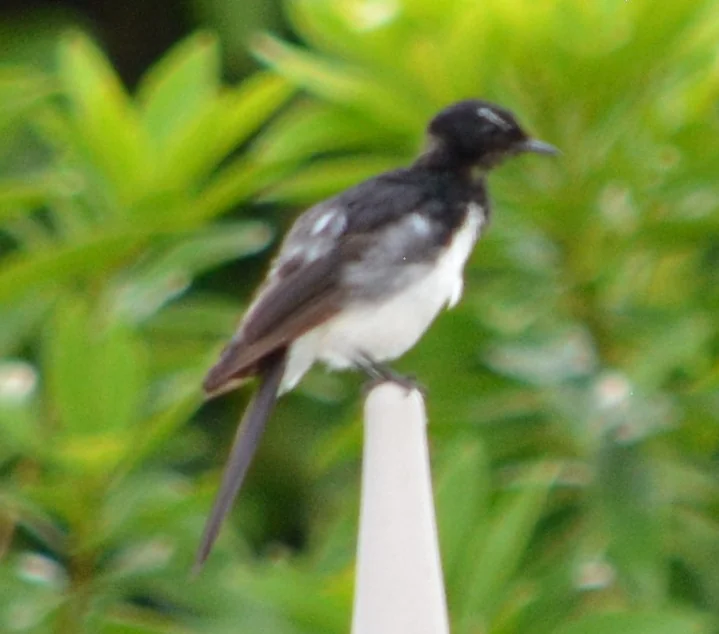
#> input picture images/img01.webp, 719 x 634 px, given in place of 09_White_Truck_Zoom_Blur_Rain.png, which was not available
$ python run_pipea_v2.py
#> lines starting #> are read from the running program, lines starting #| are printed output that depends on the picture; pictures that were not available may be replaced by others from this repository, and a replacement may not be noted
"""Pipe A v2 = γ=0.75 + CLAHE 5.0 + sat 1.2 + FFTformer (max-side 1024) + unsharp 200.

Plus Plan I+ v2 submission variants:
  09 v2: γ=1.0 + CLAHE 5.0 + sat 1.2 + FFTf + unsharp 200 + masked text sharpen
  08 v2: γ=0.70 + CLAHE 5.0 + sat 1.25 + FFTf + unsharp 200

Outputs:
  results/pipeA_v2_full/             — Pipe A v2 baseline on all 15 images
  results/pipe_09_v2_text_sharp/     — final 09 submission (v2)
  results/pipe_08_v2_final/          — final 08 submission (v2)
"""
import subprocess
import sys
from pathlib import Path

import cv2
import numpy as np
from PIL import Image, ImageFilter

PROJ = Path(r"C:\Users\user\Desktop\NYCU\影像處理\Term Project")
IMAGES = PROJ / "Images"
RESULTS = PROJ / "results"
PYEXE = Path(r"C:\ProgramData\miniconda3\envs\deblur\python.exe")


def run(cmd, cwd=None):
    print(f"\n$ {' '.join(str(c) for c in cmd)}")
    r = subprocess.run(cmd, cwd=cwd, check=False)
    if r.returncode != 0:
        sys.exit(f"[fatal] command failed: rc={r.returncode}")


def apply_unsharp(in_dir: Path, out_dir: Path, percent: int = 200, radius: float = 2.0):
    out_dir.mkdir(parents=True, exist_ok=True)
    for f in sorted(in_dir.iterdir()):
        if f.suffix.lower() != ".png":
            continue
        im = Image.open(f).convert("RGB")
        im2 = im.filter(ImageFilter.UnsharpMask(radius=radius, percent=percent, threshold=2))
        im2.save(out_dir / (f.stem + ".png"))


def soft_saturation_mask(rgb_u8, sat_thr=70, feather=15):
    hsv = cv2.cvtColor(rgb_u8, cv2.COLOR_RGB2HSV)
    s = hsv[:, :, 1].astype(np.float32)
    m = np.clip((s - sat_thr) / max(1, 255 - sat_thr), 0, 1)
    k = feather
    return cv2.GaussianBlur(m, (2 * k + 1, 2 * k + 1), k / 2)


def apply_masked_text_sharpen(in_path: Path, out_path: Path,
                              pct: int = 220, radius: float = 3.0,
                              sat_thr: int = 70, feather: int = 15):
    pil = Image.open(in_path).convert("RGB")
    rgb = np.array(pil)
    sharp_pil = pil.filter(ImageFilter.UnsharpMask(radius=radius, percent=pct, threshold=2))
    sharp = np.array(sharp_pil)
    mask = soft_saturation_mask(rgb, sat_thr=sat_thr, feather=feather)[..., None]
    out_arr = sharp.astype(np.float32) * mask + rgb.astype(np.float32) * (1 - mask)
    out_arr = np.clip(out_arr, 0, 255).astype(np.uint8)
    out_path.parent.mkdir(parents=True, exist_ok=True)
    Image.fromarray(out_arr).save(out_path)


# ============================================================
# Pipeline 1: Pipe A v2 baseline (15 images)
# ============================================================
print("\n" + "=" * 70)
print("Pipeline 1: Pipe A v2 baseline (γ=0.75, CLAHE=5, sat=1.2, unsharp=200)")
print("=" * 70)
pre_dir  = RESULTS / "pipeA_v2_pre"
fft_dir  = RESULTS / "pipeA_v2_fft"
full_dir = RESULTS / "pipeA_v2_full"

run([str(PYEXE), str(PROJ / "preprocess.py"),
     "-i", str(IMAGES), "-o", str(pre_dir),
     "--gamma", "0.75", "--clahe-clip", "5.0", "--saturation", "1.2"])
#> (the call stopped at in run, `r = subprocess.run(cmd, cwd=cwd, check=False)`: subprocess is not available in this run)

run([str(PYEXE), "run_fftformer.py",
     "-i", str(pre_dir), "-o", str(fft_dir),
     "-w", "pretrain_model/Realblur/net_g_Realblur_J.pth",
     "--max-side", "1024"],
    cwd=str(PROJ / "FFTformer"))
#> (the call stopped at in run, `r = subprocess.run(cmd, cwd=cwd, check=False)`: subprocess is not available in this run)

apply_unsharp(fft_dir, full_dir, percent=200)
print(f"[ok] Pipe A v2 full pipeline -> {full_dir}")


# ============================================================
# Pipeline 2: 09 v2 (γ=1.0 instead of 0.75)
# ============================================================
print("\n" + "=" * 70)
print("Pipeline 2: 09 v2 (γ=1.0, CLAHE=5, sat=1.2, unsharp=200, masked text sharpen)")
print("=" * 70)
# Use single-image temp folders
TMP_09 = PROJ / "_tmp_09_v2"
tmp_inp = TMP_09 / "input"
tmp_inp.mkdir(parents=True, exist_ok=True)
src = IMAGES / "09_White_Truck_Zoom_Blur_Rain.jpg"
import shutil
shutil.copy2(src, tmp_inp / src.name)

tmp_pre = TMP_09 / "pre"
tmp_fft = TMP_09 / "fft"
tmp_full = TMP_09 / "full"

run([str(PYEXE), str(PROJ / "preprocess.py"),
     "-i", str(tmp_inp), "-o", str(tmp_pre),
     "--gamma", "1.0", "--clahe-clip", "5.0", "--saturation", "1.2"])
#> (the call stopped at in run, `r = subprocess.run(cmd, cwd=cwd, check=False)`: subprocess is not available in this run)

run([str(PYEXE), "run_fftformer.py",
     "-i", str(tmp_pre), "-o", str(tmp_fft),
     "-w", "pretrain_model/Realblur/net_g_Realblur_J.pth",
     "--max-side", "1024"],
    cwd=str(PROJ / "FFTformer"))
#> (the call stopped at in run, `r = subprocess.run(cmd, cwd=cwd, check=False)`: subprocess is not available in this run)

apply_unsharp(tmp_fft, tmp_full, percent=200)

# Now apply masked text sharpen
out_09 = RESULTS / "pipe_09_v2_text_sharp" / "09_White_Truck_Zoom_Blur_Rain.png"
apply_masked_text_sharpen(tmp_full / "09_White_Truck_Zoom_Blur_Rain.png", out_09)
#> in apply_masked_text_sharpen, pil is the input picture: PIL image 719x634 RGB; mean R, G, B 114.2, 139.7, 60.8
#> in apply_masked_text_sharpen, `sharp_pil = pil.filter(ImageFilter.UnsharpMask(radius=radius, percent=..`:
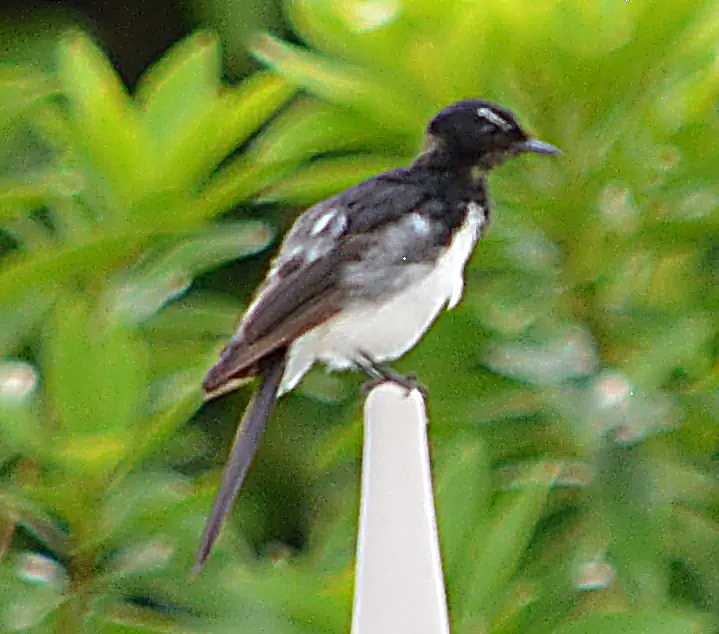
#> sharp_pil: PIL image 719x634 RGB; mean R, G, B 114.2, 139.6, 60.8
#> in soft_saturation_mask, `hsv = cv2.cvtColor(rgb_u8, cv2.COLOR_RGB2HSV)`: hsv: shape (634, 719, 3); mean H, S, V 43.4, 147.1, 140.6
#> in soft_saturation_mask, `s = hsv[:, :, 1].astype(np.float32)`:
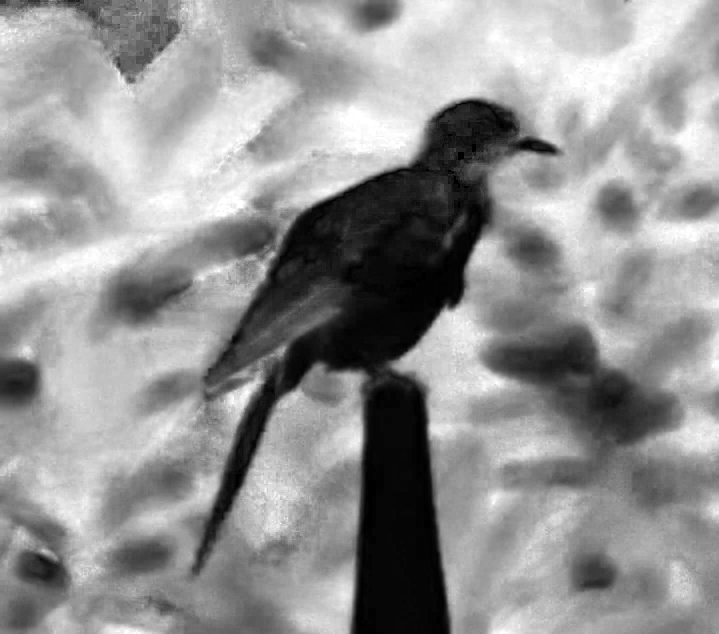
#> s: shape (634, 719) float32; min 0, max 255, mean 147.1
#> in soft_saturation_mask, `m = np.clip((s - sat_thr) / max(1, 255 - sat_thr), 0, 1)`:
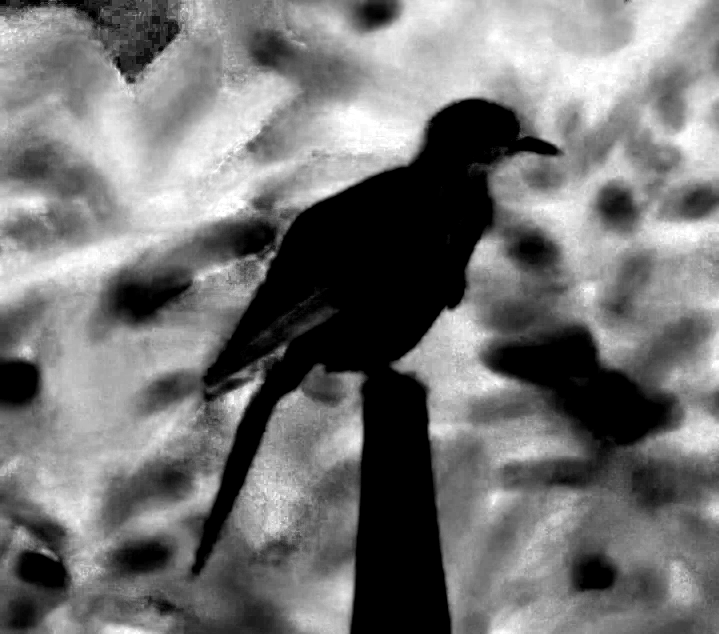
#> m: shape (634, 719) float32; min 0, max 1, mean 0.457
#> in soft_saturation_mask, `return cv2.GaussianBlur(m, (2 * k + 1, 2 * k + 1), k / 2)`:
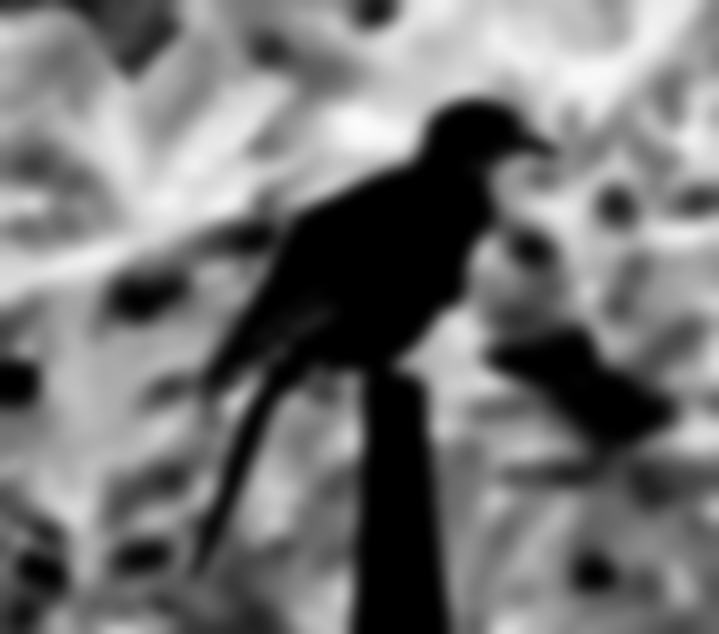
#> returned value: shape (634, 719) float32; min 0, max 0.987, mean 0.457
print(f"[ok] 09 v2 submission -> {out_09}")


# ============================================================
# Pipeline 3: 08 v2 (γ=0.70, CLAHE=5, sat=1.25)
# ============================================================
print("\n" + "=" * 70)
print("Pipeline 3: 08 v2 (γ=0.70, CLAHE=5, sat=1.25, unsharp=200)")
print("=" * 70)
TMP_08 = PROJ / "_tmp_08_v2"
tmp_inp = TMP_08 / "input"
tmp_inp.mkdir(parents=True, exist_ok=True)
src = IMAGES / "08_KFC_Rider_Rainy_Night_Delivery.jpg"
shutil.copy2(src, tmp_inp / src.name)

tmp_pre = TMP_08 / "pre"
tmp_fft = TMP_08 / "fft"

run([str(PYEXE), str(PROJ / "preprocess.py"),
     "-i", str(tmp_inp), "-o", str(tmp_pre),
     "--gamma", "0.70", "--clahe-clip", "5.0", "--saturation", "1.25"])
#> (the call stopped at in run, `r = subprocess.run(cmd, cwd=cwd, check=False)`: subprocess is not available in this run)

run([str(PYEXE), "run_fftformer.py",
     "-i", str(tmp_pre), "-o", str(tmp_fft),
     "-w", "pretrain_model/Realblur/net_g_Realblur_J.pth",
     "--max-side", "1024"],
    cwd=str(PROJ / "FFTformer"))
#> (the call stopped at in run, `r = subprocess.run(cmd, cwd=cwd, check=False)`: subprocess is not available in this run)

out_dir_08 = RESULTS / "pipe_08_v2_final"
apply_unsharp(tmp_fft, out_dir_08, percent=200)
print(f"[ok] 08 v2 submission -> {out_dir_08}")

# Cleanup temp
print("\n[cleanup] removing temp folders")
shutil.rmtree(TMP_09, ignore_errors=True)
shutil.rmtree(TMP_08, ignore_errors=True)
print("\n[done] Pipe A v2 + Plan I+ v2 complete")
